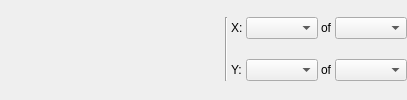
             <widget class="QWidget" name="page_PlotImg_StatScatter">
              <layout class="QGridLayout" name="gridLayout_28">
               <property name="leftMargin">
                <number>0</number>
               </property>
               <property name="topMargin">
                <number>0</number>
               </property>
               <property name="rightMargin">
                <number>0</number>
               </property>
               <property name="bottomMargin">
                <number>0</number>
               </property>
               <property name="spacing">
                <number>3</number>
               </property>
               <item row="0" column="4">
                <widget class="QLabel" name="label_PlotImg_StatScatter_X_Description_1">
                 <property name="sizePolicy">
                  <sizepolicy hsizetype="Maximum" vsizetype="Preferred">
                   <horstretch>0</horstretch>
                   <verstretch>0</verstretch>
                  </sizepolicy>
                 </property>
                 <property name="text">
                  <string>of</string>
                 </property>
                </widget>
               </item>
               <item row="1" column="4">
                <widget class="QLabel" name="label_PlotImg_StatScatter_Y_Description_1">
                 <property name="sizePolicy">
                  <sizepolicy hsizetype="Maximum" vsizetype="Preferred">
                   <horstretch>0</horstretch>
                   <verstretch>0</verstretch>
                  </sizepolicy>
                 </property>
                 <property name="text">
                  <string>of</string>
                 </property>
                </widget>
               </item>
               <item row="0" column="3">
                <widget class="QComboBox" name="comboBox_PlotImg_StatScatter_StatImg_X"/>
               </item>
               <item row="1" column="3">
                <widget class="QComboBox" name="comboBox_PlotImg_StatScatter_StatImg_Y"/>
               </item>
               <item row="1" column="5">
                <widget class="QComboBox" name="comboBox_PlotImg_StatScatter_StatComp_Y"/>
               </item>
               <item row="1" column="2">
                <widget class="QLabel" name="label_PlotImg_StatScatter_Y">
                 <property name="sizePolicy">
                  <sizepolicy hsizetype="Maximum" vsizetype="Preferred">
                   <horstretch>0</horstretch>
                   <verstretch>0</verstretch>
                  </sizepolicy>
                 </property>
                 <property name="text">
                  <string>Y:</string>
                 </property>
                </widget>
               </item>
               <item row="0" column="1" rowspan="2">
                <widget class="Line" name="line_PlotImg_StatScatter">
                 <property name="orientation">
                  <enum>Qt::Vertical</enum>
                 </property>
                </widget>
               </item>
               <item row="0" column="0" rowspan="2">
                <spacer name="horizontalSpacer_PlotImg_StatScatter">
                 <property name="orientation">
                  <enum>Qt::Horizontal</enum>
                 </property>
                 <property name="sizeType">
                  <enum>QSizePolicy::Fixed</enum>
                 </property>
                 <property name="sizeHint" stdset="0">
                  <size>
                   <width>225</width>
                   <height>40</height>
                  </size>
                 </property>
                </spacer>
               </item>
               <item row="0" column="2">
                <widget class="QLabel" name="label_PlotImg_StatScatter_X">
                 <property name="sizePolicy">
                  <sizepolicy hsizetype="Maximum" vsizetype="Preferred">
                   <horstretch>0</horstretch>
                   <verstretch>0</verstretch>
                  </sizepolicy>
                 </property>
                 <property name="text">
                  <string>X:</string>
                 </property>
                </widget>
               </item>
               <item row="0" column="5">
                <widget class="QComboBox" name="comboBox_PlotImg_StatScatter_StatComp_X"/>
               </item>
              </layout>
             </widget>
